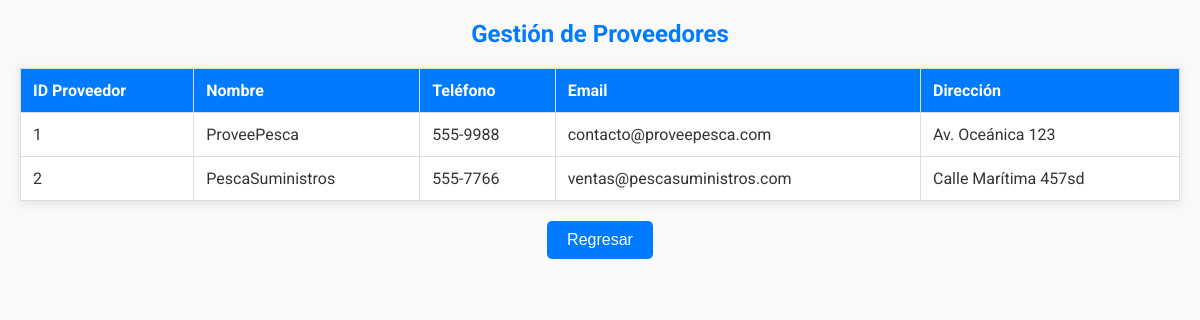
/proveedoress.php (signed in), run on the app's committed database.
### tables this page shows
CREATE TABLE `proveedores` (
  `id_proveedor` int(11) NOT NULL,
  `nombre` varchar(100) NOT NULL,
  `telefono` varchar(15) DEFAULT NULL,
  `email` varchar(100) NOT NULL,
  `direccion` text DEFAULT NULL
);

### proveedoress.php (the view, shortened to what this page needs)
<?php
$servername = "localhost";
$username = "root";
$password = "";
$dbname = "bdtienda";
$conn = new mysqli($servername, $username, $password, $dbname);
$result = $conn->query("SELECT * FROM proveedores");
$proveedores = $result->fetch_all(MYSQLI_ASSOC);
?>
<!DOCTYPE html>
<html lang="es">
<head>
</head>
<body>
    <h2>Gestión de Proveedores</h2>
    <table>
        <thead>
            <tr>
                <th>ID Proveedor</th>
                <th>Nombre</th>
                <th>Teléfono</th>
                <th>Email</th>
                <th>Dirección</th>
            </tr>
        </thead>
        <tbody>
            <?php if (empty($proveedores)): ?>
                <tr>
                    <td colspan="6" style="text-align: center;">No hay proveedores disponibles.</td>
                </tr>
            <?php else: ?>
                <?php foreach ($proveedores as $proveedor): ?>
                    <tr>
                        <td><?= $proveedor['id_proveedor'] ?></td>
                        <td><?= htmlspecialchars($proveedor['nombre']) ?></td>
                        <td><?= htmlspecialchars($proveedor['telefono']) ?></td>
                        <td><?= htmlspecialchars($proveedor['email']) ?></td>
                        <td><?= htmlspecialchars($proveedor['direccion']) ?></td>
                    </tr>
                <?php endforeach; ?>
            <?php endif; ?>
        </tbody>
    </table>
    <div class="button-container">
        <form action="homes.php" method="POST">
            <button type="submit">Regresar</button>
        </form>
    </div>
</body>
</html>

### proveedoress.php (style rules this page uses)
body { font-family: 'Roboto', sans-serif; margin: 20px; background-color: #f9f9f9; color: #333; }
h2 { color: #007BFF; text-align: center; margin-bottom: 20px; }
table { width: 100%; border-collapse: collapse; margin-bottom: 20px; box-shadow: 0 2px 10px rgba(0, 0, 0, 0.1); background-color: #fff; }
th, td { border: 1px solid #ddd; padding: 12px; text-align: left; }
th { background-color: #007BFF; color: white; }
.button-container { text-align: center; margin-top: 20px; }
button { padding: 10px 20px; background-color: #007BFF; color: white; border: none; border-radius: 5px; cursor: pointer; transition: background-color 0.3s ease; font-size: 16px; }
form { display: flex; flex-direction: column; align-items: center; margin-top: 20px; gap: 10px; }

### data on the page
proveedores: id_proveedor "1", nombre "ProveePesca", telefono "555-9988", email "contacto@proveepesca.com", direccion "Av. Oceánica 123"
proveedores: id_proveedor "2", nombre "PescaSuministros", telefono "555-7766", email "ventas@pescasuministros.com", direccion "Calle Marítima 457sd"
